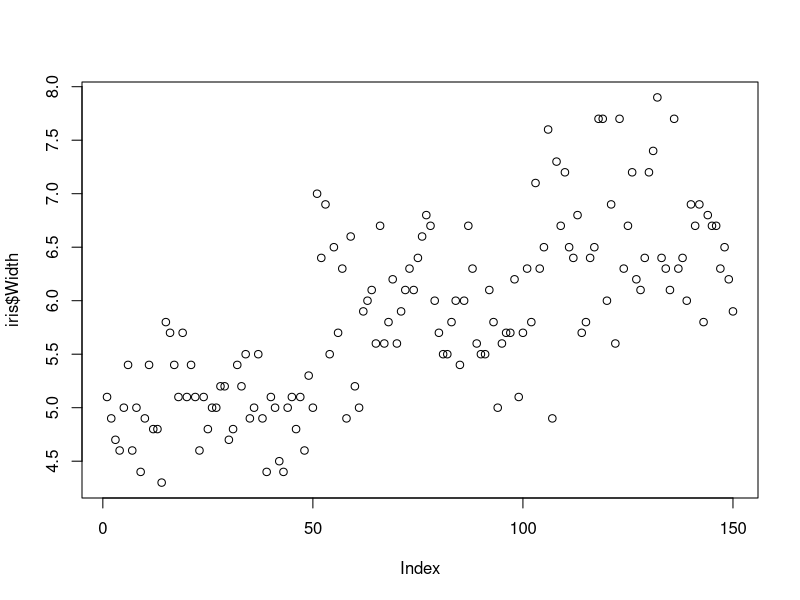
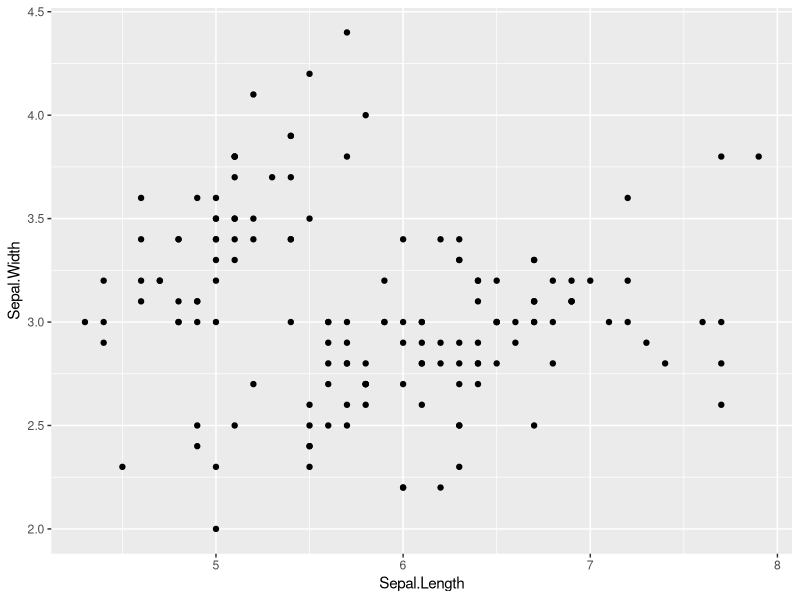
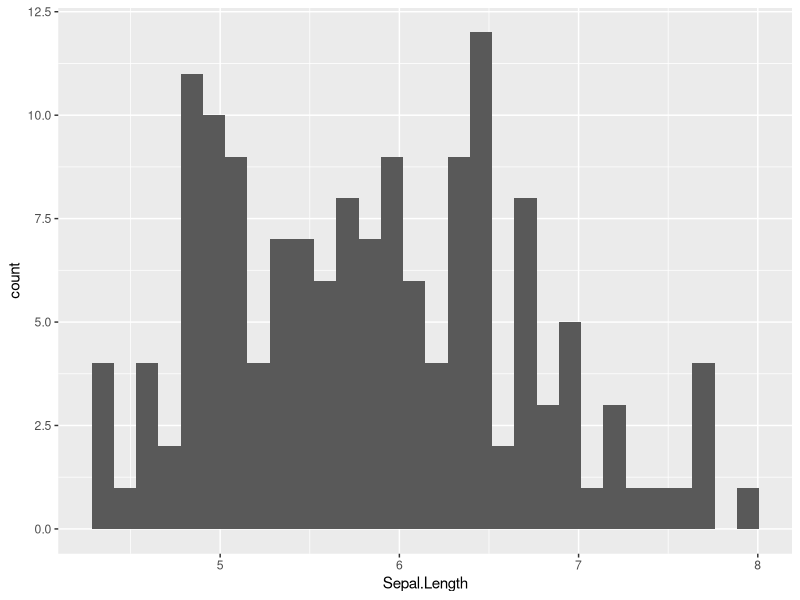
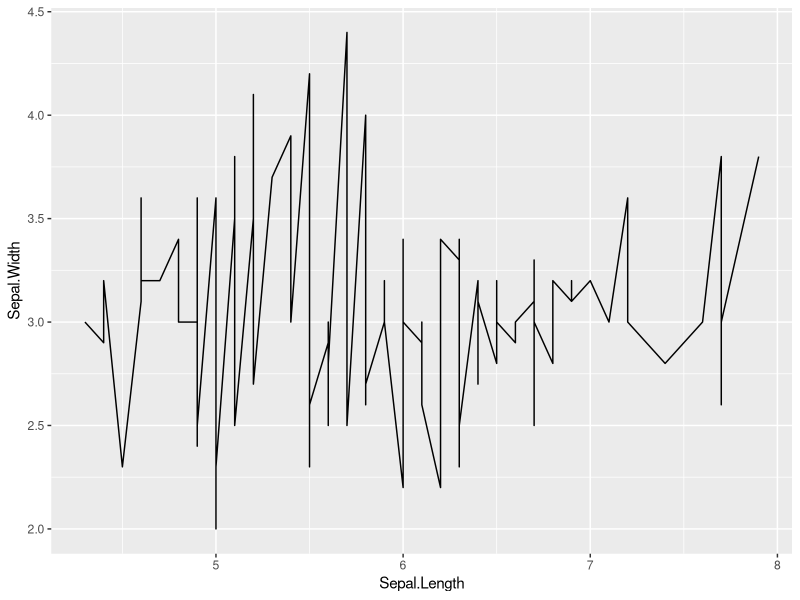
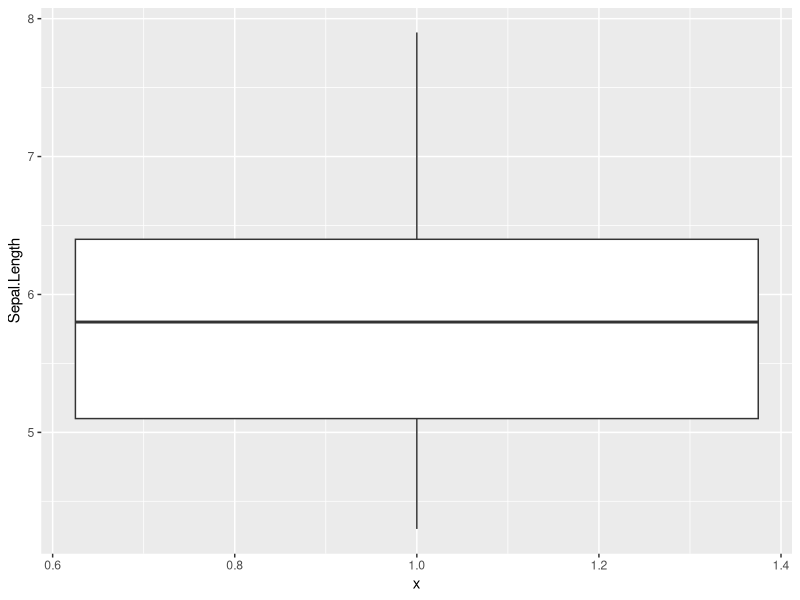
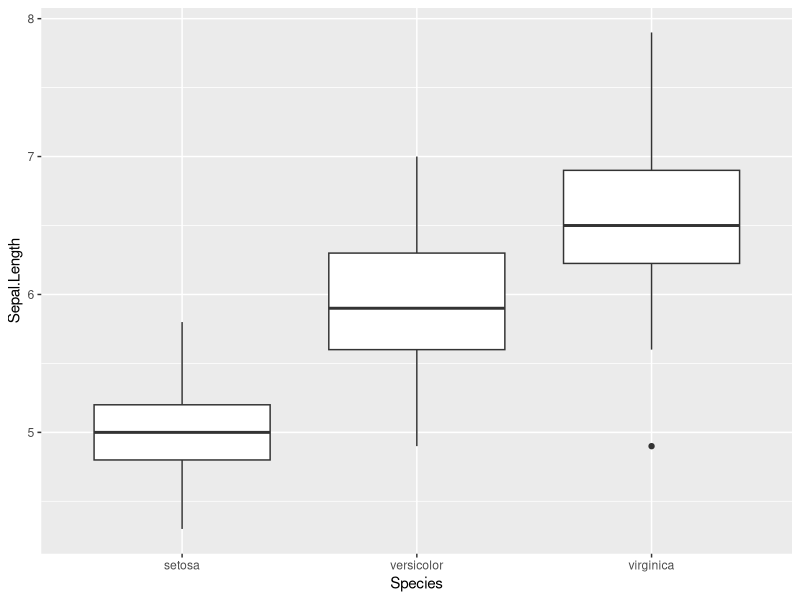
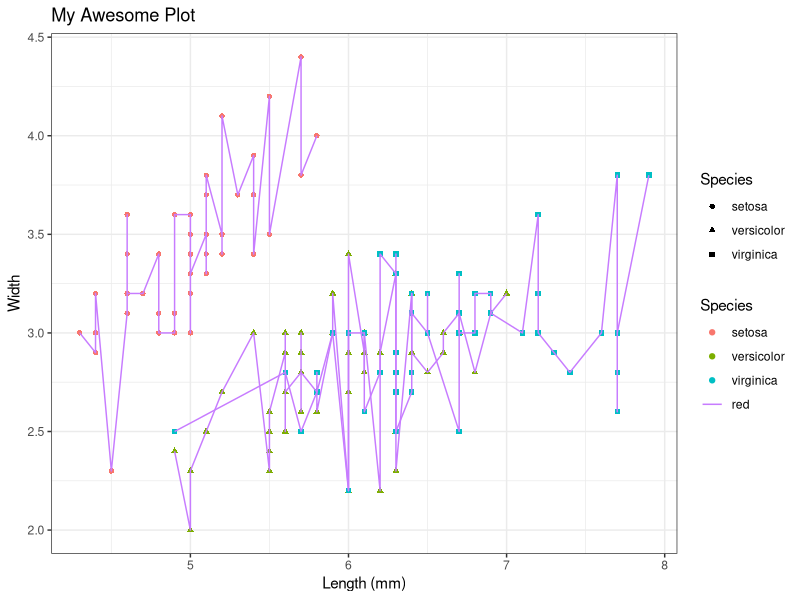
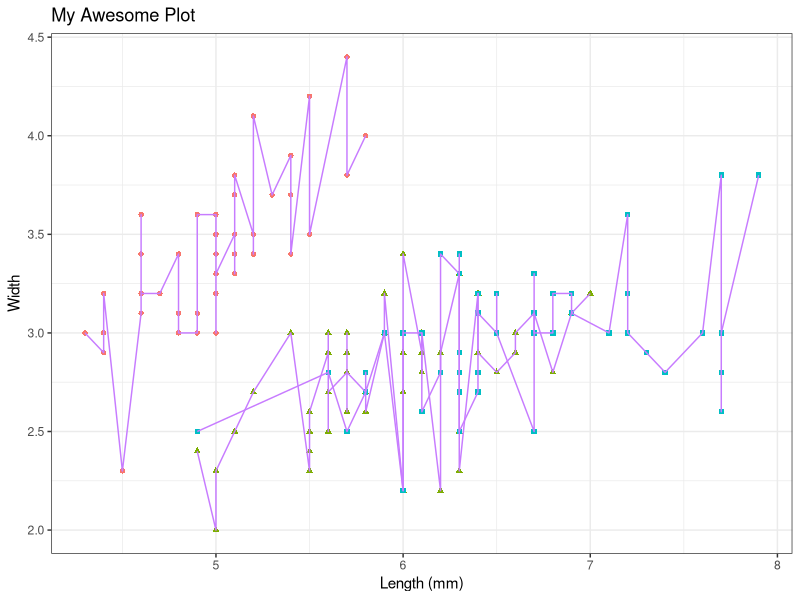

Write R code to recreate these figures, in order.
## ---- chunk 1
# if libraries are not installed uncomment the next 3 lines
# install.packages('dplyr')
# install.packages('ggplot2')
# install.packages('tidyr')

library(dplyr)
library(ggplot2)
library(tidyr)
## ---- chunk 2
data("iris")
View(iris)

iris %>% head()
head(iris)
names(iris)
colnames(iris)
## ---- chunk 3
iris[,"Sepal.Length"]
iris$Sepal.Length
# select 2 columns with dplyr
iris %>% select(Sepal.Length, Sepal.Width) %>% head()
# use -columnname to deselect that column
iris %>% select( -Species) %>% head()
## ---- chunk 4
iris %>% select(Sepal.Length, Sepal.Width) %>% filter(Sepal.Length > 5) %>% head()
## ---- chunk 5
iris %>% 
  select(Sepal.Length, Sepal.Width) %>% 
  filter(Sepal.Length > 5) %>% 
  summarise(min(Sepal.Length), max(Sepal.Width))

iris %>% 
  select(Sepal.Length, Sepal.Width) %>% 
  filter(Sepal.Length > 5) %>% 
  summarise(minLength = min(Sepal.Length), maxWidth = max(Sepal.Width))
## ---- chunk 6
iris %>% 
  select(Sepal.Length, Sepal.Width, Species) %>% 
  filter(Sepal.Length > 5) %>% 
  group_by(Species) %>% 
  summarise(minLength = min(Sepal.Length), maxWidth = max(Sepal.Width))
## ---- chunk 7
iris %>% 
  select(Sepal.Length, Sepal.Width, Species) %>% 
  filter(Sepal.Length > 5) %>% 
  tally()

dim(iris[iris$Sepal.Length > 5, ])
## ---- chunk 8
iris %>% 
  select(Sepal.Length, Sepal.Width, Species) %>% 
  filter(Sepal.Length > 5) %>% 
  group_by(Species) %>% 
  tally()
## ---- chunk 9
iris %>% 
  select(Sepal.Length, Sepal.Width, Species) %>% 
  filter(Sepal.Length > 5) %>% 
  mutate(Length100 = Sepal.Length * 100, length100_2 = Length100 * 2) %>% 
  head()
## ---- chunk 10
iris %>% 
  select(Sepal.Length, Sepal.Width, Species) %>% 
  filter(Sepal.Length > 5) %>% 
  arrange(Sepal.Length) %>% 
  head()
# arranged in descending order using desc() inside arrange()
iris %>% 
  select(Sepal.Length, Sepal.Width, Species) %>% 
  filter(Sepal.Length > 5) %>% 
  arrange(desc(Sepal.Length)) %>% 
  head()
## ---- chunk 11
iris %>% 
  select(Sepal.Length, Species) %>% 
  filter(Sepal.Length > 5) %>% 
  arrange(desc(Sepal.Length)) %>% 
  select(Sepal.Length, Species) %>% 
  distinct() %>% 
  head()

#tally distinct rows
iris %>% 
  select(Sepal.Length, Species) %>% 
  filter(Sepal.Length > 5) %>% 
  arrange(desc(Sepal.Length)) %>% 
  select(Sepal.Length, Species) %>% 
  distinct() %>% 
  tally()

# tally without distinct()
iris %>% 
  select(Sepal.Length, Species) %>% 
  filter(Sepal.Length > 5) %>% 
  arrange(desc(Sepal.Length)) %>% 
  select(Sepal.Length, Species) %>% 
  tally()

## ---- chunk 12
plot(iris$Sepal.Length, iris$Width)
## ---- chunk 13
ggplot(iris, aes(x = Sepal.Length, y = Sepal.Width)) + geom_point()
## ---- chunk 14
ggplot(iris, aes(x = Sepal.Length)) + geom_histogram()
## ---- chunk 15
ggplot(iris, aes(x = Sepal.Length, y = Sepal.Width)) + geom_line()
## ---- chunk 16
# all data
ggplot(iris, aes(x = 1, y = Sepal.Length)) + geom_boxplot()
# separate boxes for each species
ggplot(iris, aes(x = Species, y = Sepal.Length)) + geom_boxplot()

## ---- chunk 17

p <- ggplot(iris, aes(x = Sepal.Length, y = Sepal.Width, colour = Species, shape = Species)) + 
  geom_point() + 
  geom_line(aes(colour = "red")) + 
  ylab("Width") + xlab("Length (mm)") + 
  ggtitle("My Awesome Plot") + 
  theme_bw()

p
## ---- chunk 18
last_plot() + theme(legend.position = 'none')
## ---- chunk 19
iris %>% 
  select(Sepal.Length, Sepal.Width, Species) %>% 
  filter(Sepal.Length > 5) %>% 
  ggplot(., aes(x = Sepal.Length, y =Sepal.Width)) + geom_point()
## ---- chunk 20
iris %>% 
  select(Species, Sepal.Length, Sepal.Width) %>% 
  gather(.,"dimension", "mm", 2:3) %>% # gather is from tidyr
  ggplot(., aes(x = dimension, y = mm, fill = Species)) + 
  geom_bar(stat = 'identity', position = 'dodge')
## ---- chunk 21
# create the plotting function
plot_graphs <- function(df){
  p <- ggplot(df, aes(x = Sepal.Length, y = Sepal.Width)) + geom_point()
  return(p)
}

# create some example datasets
df1 <- iris %>% filter(Species == 'setosa')
df2 <- iris %>% filter(Species == 'virginica')
datasets <- list(df1, df2)

# plot using a loop
for(d in datasets){
  plot(plot_graphs(d))
}

